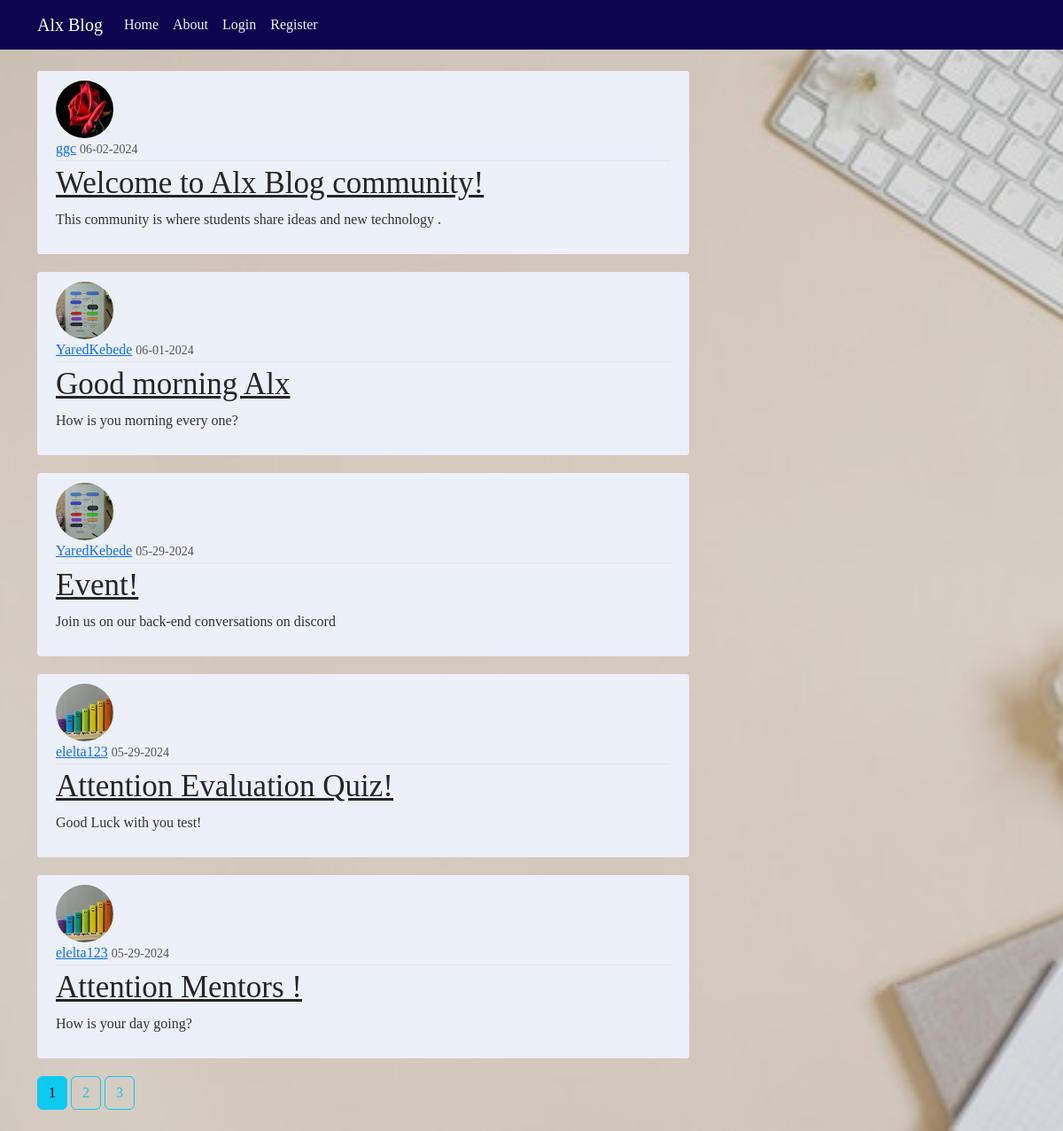
Page /home on the earlier database version.
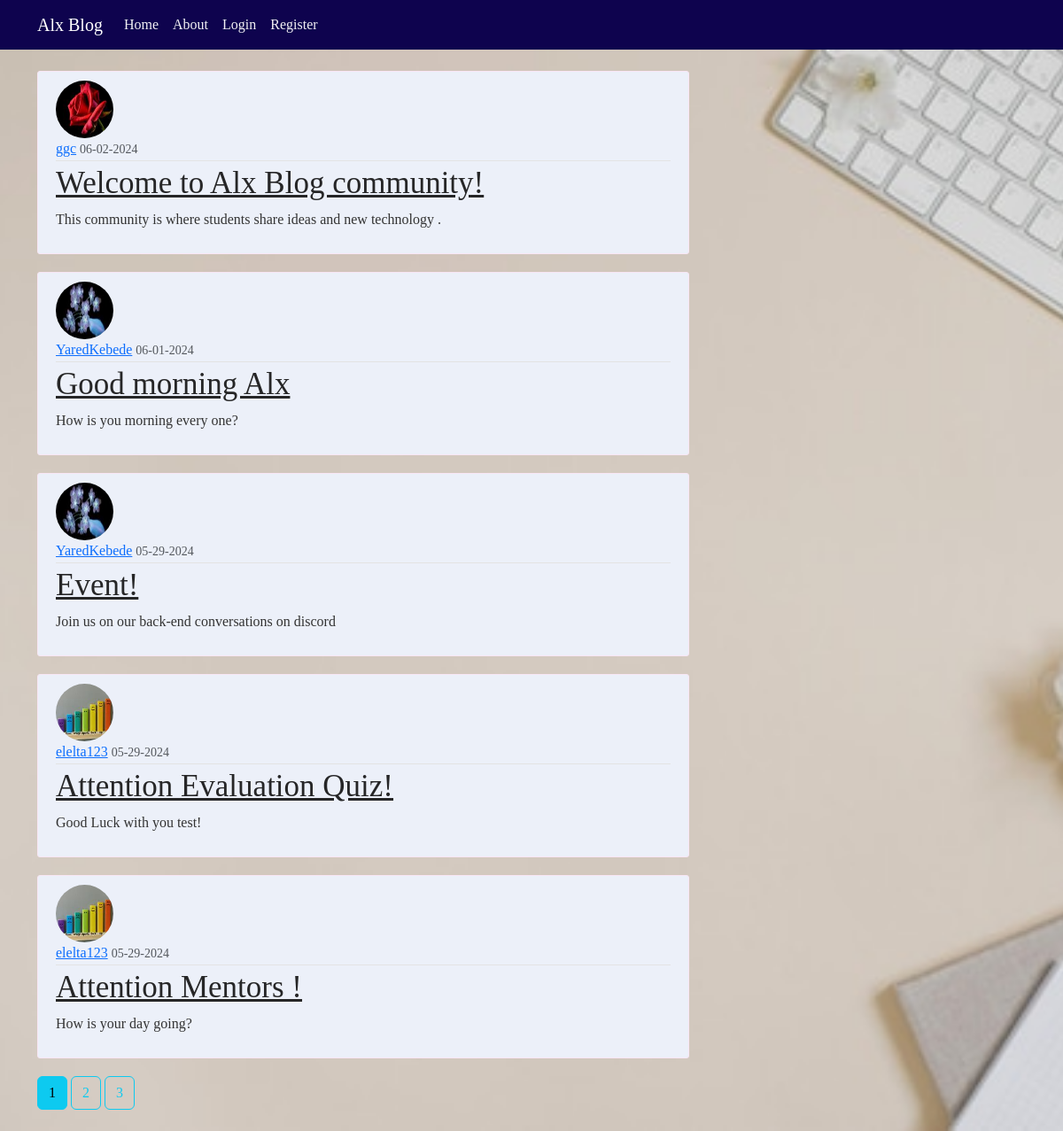
Same page on the later database version.
### alxblog/models.py (models this page shows, shortened)
class Post(db.Model):
    id = db.Column(db.Integer, primary_key=True)
    title = db.Column(db.String(150), nullable=False)
    date_posted = db.Column(db.DateTime, nullable=False, default=datetime.utcnow)
    content = db.Column(db.Text, nullable=False)
    user_id = db.Column(db.Integer, db.ForeignKey('user.id'), nullable=False)

class User(db.Model, UserMixin):
    id = db.Column(db.Integer, primary_key=True)
    username = db.Column(db.String(20), unique=True, nullable=False)
    email = db.Column(db.String(150), unique=True, nullable=False)
    image_file = db.Column(db.String(20), nullable=False, default='default.jpg')
    password = db.Column(db.String(60), nullable=False)
    posts = db.relationship('Post', backref='author', lazy=True)

### alxblog/routes.py (the view)
@app.route("/home")
def home():
    page = request.args.get('page', 1, type=int)
    posts = Post.query.order_by(Post.date_posted.desc()).paginate(page=page, per_page=5)
    return render_template('home.html', posts=posts, title='Home')

### alxblog/templates/home.html
{% extends "layout.html" %}
{% block content %}
{% for post in posts.items %}
 <article class="media content-section">
    <img class="rounded-circle article-img" src="{{ url_for('static', filename='profile_pics/' + post.author.image_file) }}">
    <div class="media-body">
      <div class="article-metadata">
        <a class="mr-2" href="#">{{ post.author.username }}</a>
        <small class="text-muted">{{ post.date_posted.strftime('%m-%d-%Y') }}</small>
      </div>
      <h2><a class="article-title" href="{{ url_for('post', post_id=post.id) }}">{{ post.title }}</a></h2>
      <p class="article-content">{{ post.content }}</p>
    </div>
  </article>
{% endfor %}
{% for page_num in posts.iter_pages(left_edge=1, right_edge=1, left_current=1, right_current=2) %}
{% if page_num %}
{% if posts.page == page_num%}
<a class="btn btn-info mb-4" href="{{ url_for('home', page=page_num) }}">{{ page_num }}</a>
{% else %}
<a class="btn btn-outline-info mb-4" href="{{ url_for('home', page=page_num) }}">{{ page_num }}</a>
{% endif %}
{% else %}
...
{% endif %}
{% endfor %}
{% endblock content %}

### alxblog/templates/layout.html (shortened to what this page needs)
<!DOCTYPE html>
<html>
<head>
    <link href="https://cdn.jsdelivr.net/npm/bootstrap@5.3.3/dist/css/bootstrap.min.css" rel="stylesheet">
    <link rel="stylesheet" type="text/css" href="{{ url_for('static', filename='main.css') }}">
</head>
<body>
    <header class="site-header">
        <nav class="navbar navbar-expand-md navbar-dark bg-steel fixed-top">
          <div class="container">
            <a class="navbar-brand mr-4" href="/">Alx Blog</a>
            <div class="collapse navbar-collapse" id="navbarToggle">
              <div class="navbar-nav mr-auto">
                <a class="nav-item nav-link" href="{{ url_for('home') }}">Home</a>
                <a class="nav-item nav-link" href="{{ url_for('about') }}">About</a>
              </div>
              <div class="navbar-nav">
                {% if current_user.is_authenticated %}
                <a class="nav-item nav-link" href="{{ url_for('new_post') }}">New Post</a>
                <a class="nav-item nav-link" href="{{ url_for('account') }}">Account</a>
                <a class="nav-item nav-link" href="{{ url_for('logout') }}">Logout</a>
                {% else %}
                <a class="nav-item nav-link" href="{{ url_for('login') }}">Login</a>
                <a class="nav-item nav-link" href="{{ url_for('register') }}">Register</a>
                {% endif %}
              </div>
            </div>
          </div>
        </nav>
      </header>
      <main role="main" class="container">
        <div class="row">
          <div class="col-md-8">
            {% block content %}{% endblock %}
          </div>
        </div>
      </main>
</body>
</html>

### alxblog/static/main.css (style rules this page uses)
body { background-image: url('profile_pics/background_pic.jpg'); background-position: center; background-size: cover; font-family: Georgia, 'Times New Roman', Times, serif; font-size: medium; color: #333333; margin-top: 5rem; }
h1, h2, h3, h4, h5, h6 { font-size: 35px; color: #444444; }
.bg-steel { background-color: #0e034e; }
.site-header .navbar-nav .nav-link { color: hsl(260, 11%, 95%); }
.content-section { background: #ecf0f9; padding: 10px 20px; border: 1px solid #f8e6f4; border-radius: 3px; margin-bottom: 20px; }
.article-title { color: #262627; }
.article-content { white-space: pre-line; }
.article-img { height: 65px; width: 65px; margin-right: 16px; }
.article-metadata { padding-bottom: 1px; margin-bottom: 4px; border-bottom: 1px solid #e3e3e3 }

Differences in the rows shown:
changed through a linked row, Post "Good morning Alx": image_file: a different picture
changed through a linked row, Post "Event!": image_file: a different picture
